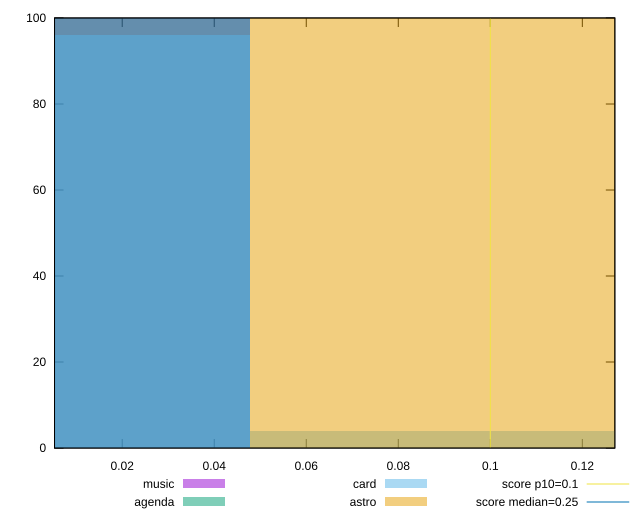

Write gnuplot code to recreate this figure.
reset

$music <<EOF
0 100
EOF

$agenda <<EOF
0 100
EOF

$card <<EOF
0.0957315154953921 4
0 96
EOF

$astro <<EOF
0.0957315154953921 100
EOF

set key outside below
set boxwidth 0.0957315154953921
set xrange [0.005289688110351562:0.12706176386939155]
set yrange [0:100]
set trange [0:100]
set style fill transparent solid 0.5 noborder

set parametric
set terminal svg size 640, 520 enhanced background rgb 'white'
set output "reports/report_00031_2021-02-24T23-18-18.084Z/cumulative-layout-shift/comparison/histogram/all_raw.svg"

plot $music title "music" with boxes, \
     $agenda title "agenda" with boxes, \
     $card title "card" with boxes, \
     $astro title "astro" with boxes, \
     0.1,t title "score p10=0.1", \
     0.25,t title "score median=0.25"

reset
